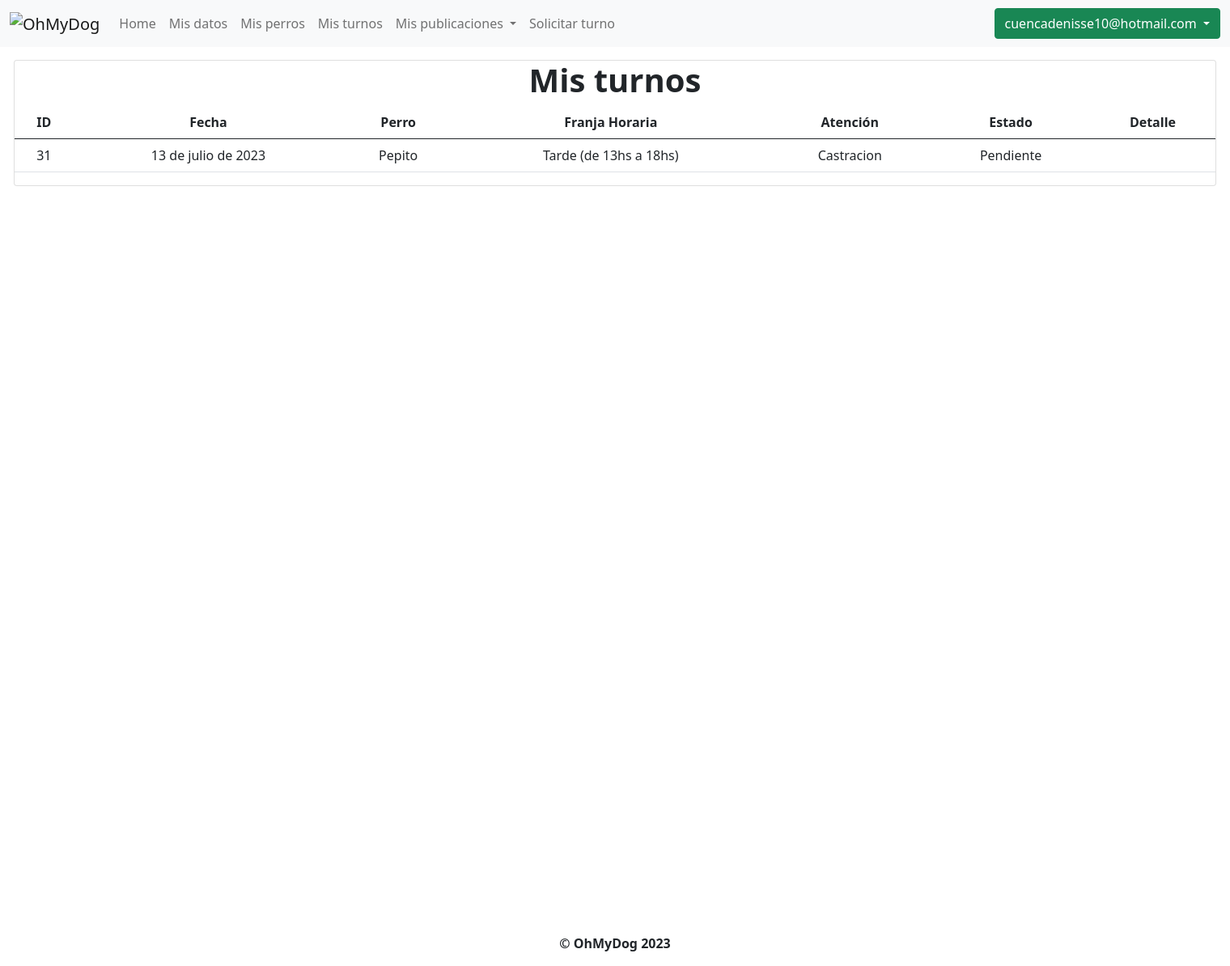
Page /mis_turnos (signed in) on the committed database.
### OhMyDog/models.py (models this page shows, shortened)
class Usuario(AbstractBaseUser, PermissionsMixin):
    mail = models.EmailField(unique=True)
    password = models.CharField(max_length=255)
    cliente = models.OneToOneField(Cliente, null=True, on_delete=models.CASCADE)
    habilitado = models.BooleanField(default=True)
    primer_inicio = models.BooleanField(default=True)
    is_staff = models.BooleanField(default=False)
    USERNAME_FIELD = "mail"
    objects = UsuarioManager()

### OhMyDog/modelos/turnos/turnos.py (models this page shows, shortened)
class Turno(models.Model):
    id = models.BigAutoField(primary_key=True)
    cliente = models.ForeignKey(
        Cliente, null=False, on_delete=models.CASCADE
    )
    perro = models.ForeignKey(
        Perro, null=True, on_delete=models.CASCADE
    )
    fecha_del_turno = models.DateField(null=False)
    fecha_de_solicitud = models.DateTimeField(null=False)
    franja_horaria = models.ForeignKey(
        FranjaHoraria, null=False, on_delete=models.CASCADE
    )
    tipo_atencion = models.ForeignKey(
        TipoDeAtencion, null=False, on_delete=models.CASCADE
    )
    estado = models.ForeignKey(EstadoDelTurno, null=False, on_delete=models.CASCADE)
    observaciones = models.TextField(null=True)

### OhMyDog/modelos/perros/perros.py (models this page shows, shortened)
class Perro(models.Model):
    id = models.BigAutoField(primary_key=True)
    dueño = models.ForeignKey(
        Cliente, null=False, on_delete=models.CASCADE, related_name="perros"
    )
    nombre = models.CharField(max_length=35, blank=False)
    raza = models.CharField(max_length=255, blank=False)
    peso = models.DecimalField(blank=False, max_digits=5, decimal_places=2)
    descripcion = models.CharField(max_length=255)
    fecha_de_nacimiento = models.DateField(blank=False)
    sexos = [("M", "Macho"), ("H", "Hembra")]
    sexo = models.CharField(max_length=1, choices=sexos, blank=False)
    habilitado = models.BooleanField(default=True)
    tiene_castracion = models.BooleanField(default=False)

### OhMyDog/modelos/franjasHorarias/franjasHorarias.py (models this page shows, shortened)
class FranjaHoraria(models.Model):
    class Meta:
        verbose_name_plural = "(LT) Franjas_horarias"
    id = models.BigAutoField(primary_key=True)
    nombre = models.CharField(max_length=30)

### OhMyDog/modelos/tiposDeAtenciones/tiposDeAtenciones.py (models this page shows, shortened)
class TipoDeAtencion(models.Model):
    class Meta:
        verbose_name_plural = "(LT) Tipos_atencion"
    id = models.BigAutoField(primary_key=True)
    nombre = models.CharField(max_length=30)

### OhMyDog/modelos/estadosDelTurno/estadosDelTurno.py (models this page shows, shortened)
class EstadoDelTurno(models.Model):
    class Meta:
        verbose_name_plural = "(LT) Estados_del_turno"
    id = models.BigAutoField(primary_key=True)
    nombre = models.CharField(max_length=30)

### OhMyDog/views/clientes.py (the view)
# urls.py: path("mis_turnos", mis_turnos, name="mis_turnos"),
@login_required
def mis_turnos(request):
    cliente = request.user.cliente
    turnos = filtrar_turnos_por_cliente(cliente)
    return render(request, "mis_turnos.html", {"turnos": turnos})

### OhMyDog/modelos/turnos/__init__.py (called while the page is built)
def filtrar_turnos_por_cliente(cliente):
    return Turno.objects.filter(cliente=cliente)

### OhMyDog/templates/mis_turnos.html (shortened to what this page needs)
{% extends 'layout.html' %} {% block title %}OhMyDog - Mis turnos{% endblock %}
{% block content %}
<div class="container containerPrincipal">
	<div class="card">
		<h1 style="float: none; text-align: center;">
			Mis turnos
		</h1>
			<table class="table table-hover">
			<thead>
				<tr>
					<th scope="col">ID</th>
					<th scope="col">Fecha</th>
					<th scope="col">Perro </th>
					<th scope="col">Franja Horaria</th>
					<th scope="col">Atención</th>
					<th scope="col">Estado</th>
					<th scope="col">Detalle</th>
				</tr>
			</thead>
			<tbody>
				{% if turnos %}
				{% for turno in turnos %}
				<tr>
					<td>{{ turno.id }}</td>
					<td>{{ turno.fecha_del_turno }}</td>
					<td>{{ turno.perro.nombre }}</td>
					<td>{{ turno.franja_horaria.nombre }}</td>
					<td>{{ turno.tipo_atencion.nombre }}</td>
					<td>{{ turno.estado.nombre }}</td>
					<td>
					  </td>
				</tr>
				{% endfor %}
				{% else %}
				<tr>
					<td colspan="7">
						<p>No hay turnos registrados</p>
					</td>
				</tr>
				{% endif %}
			</tbody>
			</table>
	</div>
</div>
{% endblock %}

### OhMyDog/templates/layout.html (shortened to what this page needs)
<!DOCTYPE html>
<html>
	<head>
		<link
			href="https://cdn.jsdelivr.net/npm/bootstrap@5.0.2/dist/css/bootstrap.min.css"
			rel="stylesheet"
		/>
	</head>
	<body>
		<header>
			<nav class="navbar navbar-expand-lg navbar-light bg-light">
				<div class="container-fluid">
					<a class="navbar-brand">
						<img src="http://imgfz.com/i/eq02Nh8.png" alt="OhMyDog" />
					</a>
					<div class="collapse navbar-collapse" id="navbarSupportedContent">
						<ul class="navbar-nav me-auto mb-2 mb-lg-0">
							{% if user.is_authenticated %}
								{% if user.is_staff %}
									<li class="nav-item">
										<a class="nav-link" href="{% url 'home' %}">Home</a>
									</li>
									<li class="nav-item">
										<a class="nav-link" href="{% url 'clientes' %}">Listar clientes</a>
									</li>
									<li class="nav-item">
										<a class="nav-link" href="{% url 'registrar_cliente' %}">Registrar cliente</a>
									</li>
									<li class="nav-item">
										<a class="nav-link" href="{% url 'solicitudes_de_turnos' %}">Solicitudes de turnos</a>
									</li>
									<li class="nav-item dropdown">
										<a
											class="nav-link dropdown-toggle"
											role="button"
											data-bs-toggle="dropdown"
											aria-expanded="false"
										>
											Publicaciones
										</a>
										<ul
											class="dropdown-menu"
											aria-labelledby="navbarDropdown"
										>
											<li>
												<a class="dropdown-item" href="{%url 'agregar_paseador_cuidador_al_mapa' %}"
													>Registrar paseador o cuidador</a
												>
											</li>
											<li>
												<a class="dropdown-item" href="agregar_campania_donacion"
													>Agregar campaña de donación</a
												>
											</li>
										</ul>
								</li>
								{% else %}
									<li class="nav-item">
										<a class="nav-link" href="{% url 'home' %}">Home</a>
									</li>
									<li class="nav-item">
										<a class="nav-link" href="{% url 'mis_datos' %}">Mis datos</a>
									</li>
									<li class="nav-item">
										<a class="nav-link" href="{% url 'mis_perros' %}">Mis perros</a>
									</li>
									<li class="nav-item">
										<a class="nav-link" href="{% url 'mis_turnos' %}">Mis turnos</a>
									</li>
									<li class="nav-item dropdown">
											<a
												class="nav-link dropdown-toggle"
												role="button"
												data-bs-toggle="dropdown"
												aria-expanded="false"
											>
												Mis publicaciones
											</a>
									</li>
									<li class="nav-item">
										<a class="nav-link" href="{% url 'solicitar_turno' %}">Solicitar turno</a>
									</li>
								{% endif %}
							{% else %}
								<li class="nav-item">
									<a class="nav-link" href="{% url 'home' %}">Home</a>
								</li>
							{% endif %}
						</ul>
						{% if user.is_authenticated %}
							<li class="nav-item dropdown" style="border-radius: 6px; list-style-type: none;">
								<a class="btn {% if user.is_staff %} btn-primary {% else %} btn-success {% endif %} dropdown-toggle" href="#" id="navbarDropdown" role="button" data-bs-toggle="dropdown" aria-expanded="false">
									{{ user.mail }}
								</a>
							</li>
						{% else %}
							<li class="nav-item">
								<a class="btn btn-primary" id="iniciar_sesion" href="{% url 'login' %}">Iniciar sesión</a>
							</li>
						{% endif %}
					</div>
				</div>
			</nav>
		</header>
		<div class="content">
			{% block content %}{% endblock %}
		</div>
		<footer class="footer">
			<p style="text-align: center; font-weight: bold ">© OhMyDog 2023</p>
		</footer>
	</body>
</html>

### OhMyDog/templates/layout.html (style rules this page uses)
h1 { font-weight: bold; }
.containerPrincipal { float: none; text-align: center; display: block; width: 1510px; max-width: 1980px; height: 1080px; }

### rows in the picture
Usuario: mail "cuencadenisse10@hotmail.com"
Turno: id "31", fecha_del_turno "13 de julio de 2023", perro.nombre "Pepito", franja_horaria.nombre "Tarde (de 13hs a 18hs)", tipo_atencion.nombre "Castracion", estado.nombre "Pendiente"
